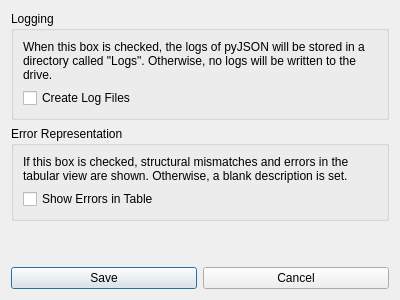
<?xml version="1.0" encoding="UTF-8"?>
<ui version="4.0">
 <class>PrefDiag</class>
 <widget class="QDialog" name="PrefDiag">
  <property name="geometry">
   <rect>
    <x>0</x>
    <y>0</y>
    <width>400</width>
    <height>300</height>
   </rect>
  </property>
  <property name="windowTitle">
   <string>Dialog</string>
  </property>
  <layout class="QVBoxLayout" name="verticalLayout_2">
   <item>
    <layout class="QVBoxLayout" name="verticalLayout">
     <property name="sizeConstraint">
      <enum>QLayout::SetMinimumSize</enum>
     </property>
     <item>
      <widget class="QGroupBox" name="groupBox">
       <property name="title">
        <string>Logging</string>
       </property>
       <layout class="QVBoxLayout" name="verticalLayout_3">
        <item>
         <widget class="QLabel" name="label">
          <property name="text">
           <string>When this box is checked, the logs of pyJSON will be stored in a directory called &quot;Logs&quot;. Otherwise, no logs will be written to the drive.</string>
          </property>
          <property name="alignment">
           <set>Qt::AlignLeading|Qt::AlignLeft|Qt::AlignVCenter</set>
          </property>
          <property name="wordWrap">
           <bool>true</bool>
          </property>
         </widget>
        </item>
        <item>
         <widget class="QCheckBox" name="checkBox_verboseLog">
          <property name="text">
           <string>Create Log Files</string>
          </property>
         </widget>
        </item>
       </layout>
      </widget>
     </item>
     <item>
      <widget class="QGroupBox" name="groupBox_2">
       <property name="title">
        <string>Error Representation</string>
       </property>
       <layout class="QVBoxLayout" name="verticalLayout_4">
        <item>
         <widget class="QLabel" name="label_2">
          <property name="text">
           <string>If this box is checked, structural mismatches and errors in the tabular view are shown. Otherwise, a blank description is set.</string>
          </property>
          <property name="wordWrap">
           <bool>true</bool>
          </property>
         </widget>
        </item>
        <item>
         <widget class="QCheckBox" name="checkBox_ShowErrors">
          <property name="text">
           <string>Show Errors in Table</string>
          </property>
         </widget>
        </item>
       </layout>
      </widget>
     </item>
    </layout>
   </item>
   <item>
    <spacer name="verticalSpacer">
     <property name="orientation">
      <enum>Qt::Vertical</enum>
     </property>
     <property name="sizeHint" stdset="0">
      <size>
       <width>20</width>
       <height>40</height>
      </size>
     </property>
    </spacer>
   </item>
   <item>
    <layout class="QHBoxLayout" name="horizontalLayout">
     <property name="sizeConstraint">
      <enum>QLayout::SetMinimumSize</enum>
     </property>
     <item>
      <widget class="QPushButton" name="pushButton_save">
       <property name="text">
        <string>Save</string>
       </property>
      </widget>
     </item>
     <item>
      <widget class="QPushButton" name="pushButton_cancel">
       <property name="text">
        <string>Cancel</string>
       </property>
      </widget>
     </item>
    </layout>
   </item>
  </layout>
 </widget>
 <resources/>
 <connections/>
</ui>
